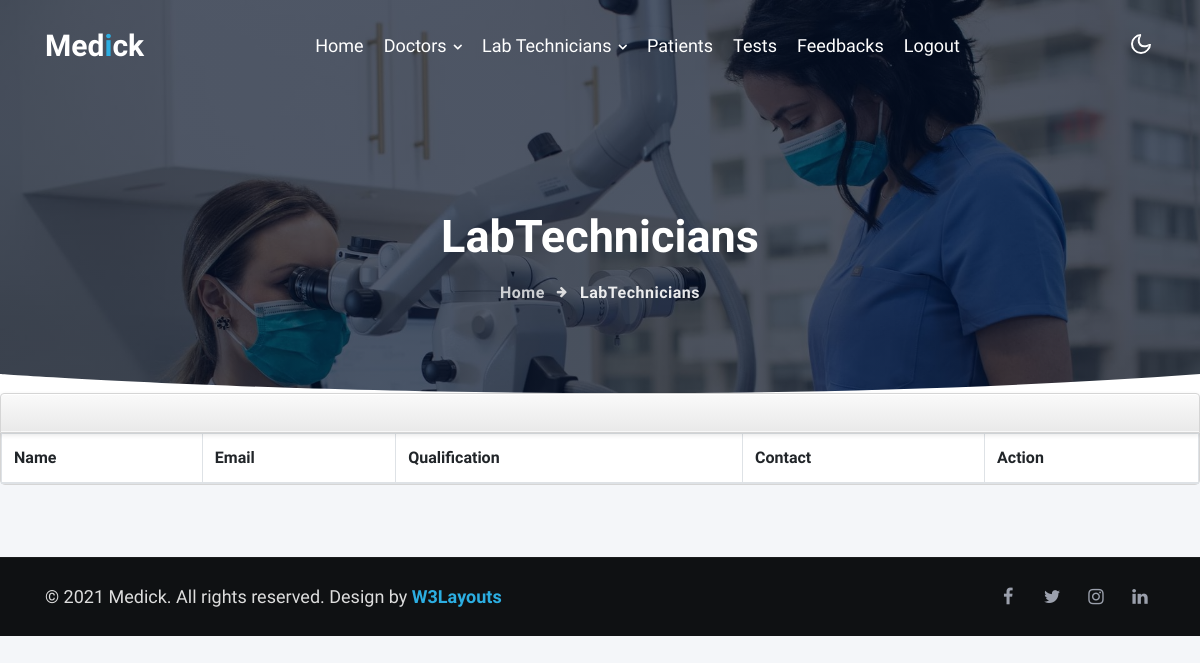
Before: /viewlabtec with the older database file.
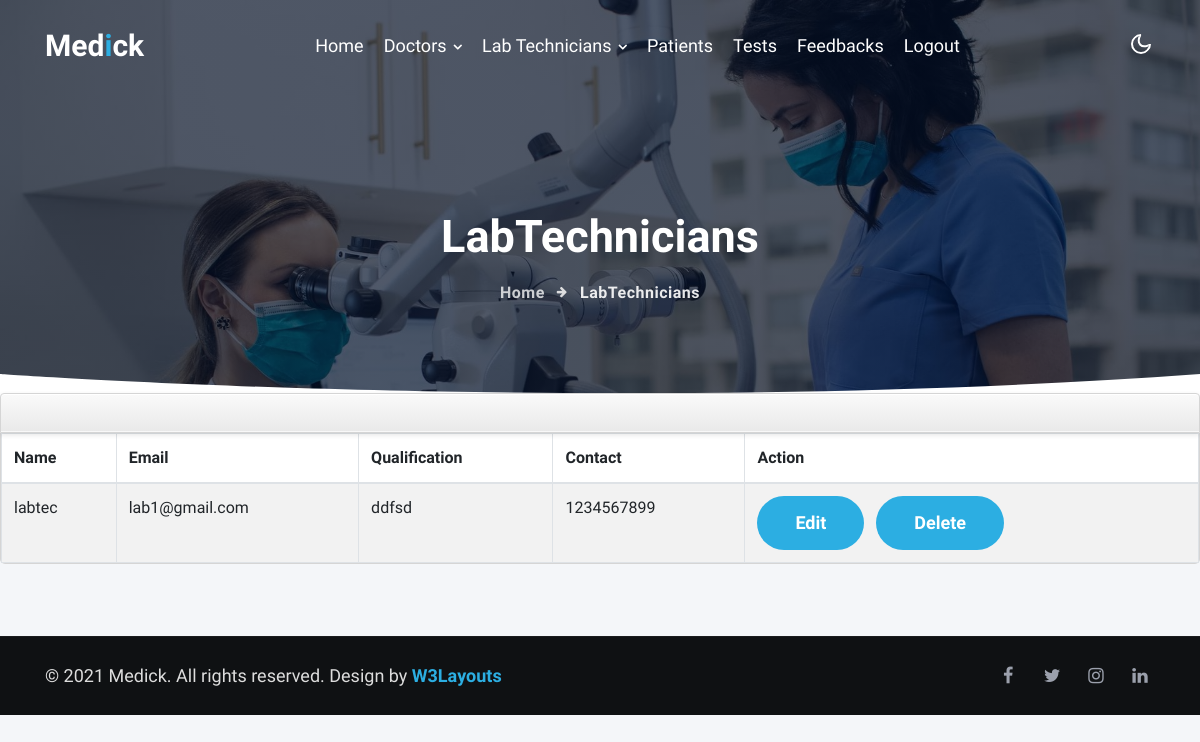
After: the same page with the newer database file.
### heart_prob/models.py (models this page shows, shortened)
class registration(db.Model, UserMixin):
    id=db.Column(db.Integer, primary_key=True)
    lid=db.Column(db.String(80))
    name = db.Column(db.String(80))
    address= db.Column(db.String (80))
    age= db.Column(db.String (80))
    gender= db.Column(db.String (80))
    email= db.Column(db.String(80))
    number= db.Column(db.String (10))
    password = db.Column(db.String(80))
    usertype = db.Column(db.String(80))
    Specialisation=db.Column(db.String(80))
    Qualification=db.Column(db.String(80))
    Image=db.Column(db.String(80))

### heart_prob/routes.py (the view)
@login_required
@app.route('/viewlabtec',methods=["GET","POST"])
def viewlabtec():
    obj = registration.query.filter_by(usertype="labtec").all()
    return render_template("viewlabtec.html",obj=obj)

### heart_prob/templates/viewlabtec.html (shortened to what this page needs)
{%extends 'adminlayout.html'%}
{%block content%}
<div class="breadcrumb-bg w3l-inner-page-breadcrumb py-5">
	<div class="container pt-lg-5 pt-md-3 p-lg-4 pb-md-3 my-lg-3">
	  <h2 class="title pt-5">LabTechnicians</h2>
	  <ul class="breadcrumbs-custom-path mt-3 text-center">
		<li><a href="/adminpage">Home</a></li>
		<li class="active"><span class="fa fa-arrow-right mx-2" aria-hidden="true"></span> LabTechnicians</li>
	  </ul>
	</div>
  </div>
  <div class="position-relative">
  <div class="shape overflow-hidden">
  </div>
  </div>
<div class="span7">
<div class="widget stacked widget-table action-table">
				<div class="widget-header">
				</div>
				<div class="widget-content" >
					<table class="table table-striped table-bordered">
						<thead>
							<tr>
								<th>Name</th>
								<th>Email</th>
								<th>Qualification</th>
                                <th>Contact</th>
								<th>Action</th>
							</tr>
						</thead>
						<tbody>
                            {% for  i in obj %}
							<tr>
								<td>{{i.name }}</td>
								<td>{{i.email}}</td>
                                <td>{{i.Qualification}}</td>
                                <td>{{i.number}}</td>
								<td><a href='/editlabtec/{{i.id}}'button class="btn btn-style btn-secondary">Edit</a>&nbsp;&nbsp;&nbsp;<a href="/delete_labtec/{{i.id}}"button class="btn btn-style btn-primary">Delete</a></td>
                            </tr>
                              {%endfor%}
					        </tbody>
						</table>
				</div>
			</div>
            </div>
<br>
<br>
{%endblock%}

Changed rows visible on the page:
added registration: name "labtec", email "lab1@gmail.com", Qualification "ddfsd", number "1234567899"
